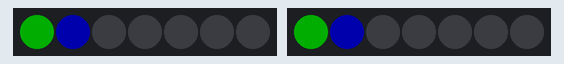
A sketch run on a simulated Arduino Uno, built with avr-gcc and run on an emulated ATmega328P. Parts: 2 × 7 RGB LEDs in strip order, left to right. Dim RGB values are drawn brighter than linear.

Above: at 0.01 s.
At 4.48 s:
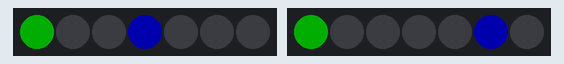
At 9.24 s:
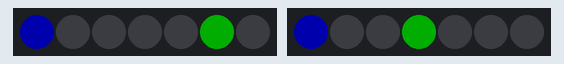
At 11.55 s:
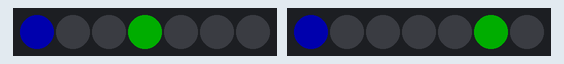
At 13.86 s:
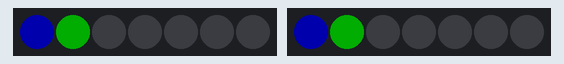
At 18.47 s:
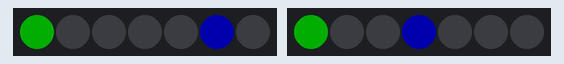
Timing chart, 0 to 40.0 s (numbered marks = the images above):
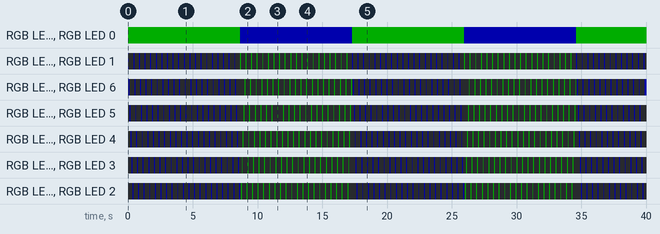

The sketch:

SkullEyes.ino
```cpp
#include <Adafruit_NeoPixel.h>
#include "Globals.h"

#include "ColorFunctions.h"
#include "Episodes.h"
#include "Helper.h"

#include "Callibrate.h"

#define PINRIGHT 3
#define PINLEFT  2
#define PINCOUNT 7

#define EPISODE_TIME 60 // in seconds

const unsigned int timebase = 50;

typedef Adafruit_NeoPixel NeoPixel;

//unsigned long previousTime = 0;

NeoPixel rightEye = NeoPixel(PINCOUNT, PINRIGHT, NEO_GRB + NEO_KHZ800);
NeoPixel leftEye = NeoPixel(PINCOUNT, PINLEFT, NEO_GRB + NEO_KHZ800);


void setup()
{
  //This is for Neopixel Setup
  rightEye.begin();
  leftEye.begin();
  rightEye.show(); // Initialize all pixels to 'off'
  leftEye.show();  // Initialize all pixels to 'off
}

void loop()
{

  rightEye.setBrightness(50);
  leftEye.setBrightness(50);

  //  int pin = 6;
  //  showLed(&leftEye,pin, green);
  //  showLed(&rightEye,mirror(pin), green);

  //  ghostlyShimmer(&leftEye, &rightEye, EPISODE_TIME);
  //
  //  delay(5 * timebase);
  //
  //  hellBlink(&leftEye, &rightEye, EPISODE_TIME);
  //
  //  delay(5 * timebase);
  //
  evilRoll(&leftEye, &rightEye, EPISODE_TIME);

  delay(5 * timebase);
  //
  //  evilFade(&leftEye, &rightEye, EPISODE_TIME);
  //
  //  delay(5 * timebase);
}
```

Callibrate.cpp
```cpp
#include "Callibrate.h"

void showLed(Adafruit_NeoPixel* strip, int ledNumber, uint32_t color)
{
    strip->setPixelColor(ledNumber, color);
    strip->show();

}
```

Callibrate.h
```cpp
#ifndef CALLIBRATE_H
#define CALLIBRATE_H

#include <Adafruit_NeoPixel.h>

void showLed(Adafruit_NeoPixel* strip, int ledNumber, uint32_t color);

#endif // CALLIBRATE_H
```

ColorFunctions.cpp
```cpp
#include "ColorFunctions.h"

void rotate(Adafruit_NeoPixel* strip, int rotateDelay, uint32_t ringColor, uint32_t centerColor, bool erase)
{

  if(erase)
  {
    for(int i = 0; i <= 7; i++)
      strip->setPixelColor(i, 0, 0, 0);
  }

  strip->setPixelColor(0, centerColor);

   uint16_t pixelCount = strip->numPixels();

  for(uint16_t i = 1; i < pixelCount; i++)
  {
    strip->setPixelColor(i, ringColor);
    strip->show();
    delay(rotateDelay);
  }
}

void showAll(Adafruit_NeoPixel* strip, uint32_t color)
{
  uint16_t pixelCount = strip->numPixels();

  for(unsigned int i = 0; i < pixelCount; i++)
    strip->setPixelColor(i, color);

  strip->show();
}

void showRing(Adafruit_NeoPixel* strip, uint32_t color, uint32_t innerColor)
{
  uint16_t pixelCount = strip->numPixels();

  for(unsigned int i = 1; i < pixelCount; i++)
    strip->setPixelColor(i, color);

  strip->setPixelColor(0, innerColor);
  strip->show();
}

uint32_t colorFromWheelPosition(byte WheelPosition)
{
    WheelPosition = WheelPosition % 256;
    uint32_t resultColor = 0;

    if(WheelPosition < 85)
    {
        resultColor = Adafruit_NeoPixel::Color(255 - WheelPosition * 3, 0, WheelPosition * 3);
    }
    else if(WheelPosition < 170)
    {
        WheelPosition -= 85;
        resultColor = Adafruit_NeoPixel::Color(0, WheelPosition * 3, 255 - WheelPosition * 3);
    }
    else
    {
        WheelPosition -= 170;
        resultColor = Adafruit_NeoPixel::Color(WheelPosition * 3, 255 - WheelPosition * 3, 0);
    }

    return resultColor;
}
```

ColorFunctions.h
```cpp
#ifndef COLORSHOW_H
#define COLORSHOW_H

#include <Adafruit_NeoPixel.h>

void rotate(Adafruit_NeoPixel* strip, int rotateDelay, uint32_t ringColor, uint32_t centerColor, bool erase = false);
void showAll(Adafruit_NeoPixel* strip, uint32_t color);
void showRing(Adafruit_NeoPixel* strip, uint32_t color, uint32_t innerColor = 0);
uint32_t colorFromWheelPosition(byte WheelPosition);


#endif // COLORSHOW_H
```

Episodes.cpp
```cpp
#include "Episodes.h"

#include "ColorFunctions.h"

#include "Helper.h"


const unsigned int timebase = 50;

void hellBlink(NeoPixel* leftEye, NeoPixel* rightEye, ulong duration)
{
  ulong timeSave = millis();
  const ulong millisecons = duration * 1000;

  while (timeSave + millisecons > millis())
  {

    showRing(rightEye, blue, red);
    showRing(leftEye, blue, red);
    delay(timebase);

    showAll(rightEye, black);
    showAll(leftEye, black);
    delay(timebase);

    showRing(rightEye, blue);
    showRing(leftEye, blue);
    delay(timebase);

    showAll(rightEye, black);
    showAll(leftEye, black);
    delay(timebase);
  }

}

void evilRoll(NeoPixel* leftEye, NeoPixel* rightEye, ulong duration)
{
  ulong timeSave = millis();
  const ulong millisecons = duration * 1000;
  const unsigned int rotationTimebase = 70;

  while (timeSave + millisecons > millis())
  {

    for (int j = 0; j < 20; ++j)
    {
      for (int i = 1; i < 7; ++i)
      {
        showAll(rightEye, black);
        showAll(leftEye, black);

        rightEye->setPixelColor(i, blue);
        rightEye->setPixelColor(0, green);
        rightEye->show();

        leftEye->setPixelColor(mirror(i), blue);
        leftEye->setPixelColor(0, green);
        leftEye->show();
        delay(rotationTimebase);
      }
    }

    for (int j = 0; j < 20; ++j)
    {
      for (int i = 1; i < 7; ++i)
      {
        showAll(rightEye, black);
        showAll(leftEye, black);

        rightEye->setPixelColor(mirror(i), green);
        rightEye->setPixelColor(0, blue);
        rightEye->show();

        leftEye->setPixelColor(i, green);
        leftEye->setPixelColor(0, blue);
        leftEye->show();
        delay(rotationTimebase);
      }
    }
  }

  showAll(rightEye, black);
  showAll(leftEye, black);
}

void evilFade(NeoPixel* leftEye, NeoPixel* rightEye, ulong duration)
{
  ulong timeSave = millis();
  //uint32_t fadeColor = blue;
  const ulong millisecons = duration * 1000;

  while (timeSave + millisecons > millis())
  {
    // Red
    showAll(leftEye, Adafruit_NeoPixel::Color(255, 0, 0));
    showAll(rightEye, Adafruit_NeoPixel::Color(255, 0, 0));
    delay(500);

    for (int i = 255; i >= 0; --i)
    {
      uint32_t fadeColor = Adafruit_NeoPixel::Color(i, 0, 0);
      showAll(leftEye, fadeColor);
      showAll(rightEye, fadeColor);
      delay(2);
    }

    delay(500);

    // Green
    showAll(leftEye, Adafruit_NeoPixel::Color(0, 255, 0));
    showAll(rightEye, Adafruit_NeoPixel::Color(0, 255, 0));
    delay(500);

    for (int i = 255; i >= 0; --i)
    {
      uint32_t fadeColor = Adafruit_NeoPixel::Color(0, i, 0);
      showAll(leftEye, fadeColor);
      showAll(rightEye, fadeColor);
      delay(2);
    }

    delay(500);

    // Green
    showAll(leftEye, Adafruit_NeoPixel::Color(0, 0, 255));
    showAll(rightEye, Adafruit_NeoPixel::Color(0, 0, 255));
    delay(500);

    for (int i = 255; i >= 0; --i)
    {
      uint32_t fadeColor = Adafruit_NeoPixel::Color(0, 0, i);
      showAll(leftEye, fadeColor);
      showAll(rightEye, fadeColor);
      delay(2);
    }

    delay(500);
  }
}

void ghostlyShimmer(NeoPixel* leftEye, NeoPixel* rightEye, ulong duration)
{
  ulong timeSave = millis();
  byte colorWheel = 0;
  byte helpcounter = 0;
  const ulong millisecons = duration * 1000;

  while (timeSave + millisecons > millis())
  {
    rightEye->setPixelColor(1, colorFromWheelPosition(colorWheel));
    leftEye->setPixelColor(1, colorFromWheelPosition(colorWheel));
    rightEye->setPixelColor(2, colorFromWheelPosition(colorWheel));
    leftEye->setPixelColor(2, colorFromWheelPosition(colorWheel));
    rightEye->setPixelColor(6, colorFromWheelPosition(colorWheel));
    leftEye->setPixelColor(6, colorFromWheelPosition(colorWheel));
    rightEye->setPixelColor(0, red);
    leftEye->setPixelColor(0, red);
    rightEye->show();
    leftEye->show();

    if (helpcounter % 20 == 0)
      colorWheel++;

    ++helpcounter;
  }
}
```

Episodes.h
```cpp
#ifndef EPISODES_H
#define EPISODES_H

#include <Arduino.h>
#include <Adafruit_NeoPixel.h>

#include "Globals.h"

void hellBlink(NeoPixel* leftEye, NeoPixel* rightEye, ulong duration);
void evilRoll(NeoPixel* leftEye, NeoPixel* rightEye, ulong duration);
void evilFade(NeoPixel* leftEye, NeoPixel* rightEye, ulong duration);
void ghostlyShimmer(NeoPixel* leftEye, NeoPixel* rightEye, ulong duration);

#endif // EPISODES_H
```

Globals.h
```cpp
#ifndef COLORS_H
#define COLORS_H

typedef Adafruit_NeoPixel NeoPixel;
typedef unsigned long ulong;

const uint32_t red       = Adafruit_NeoPixel::Color(255, 0, 0); //Red
const uint32_t purple    = Adafruit_NeoPixel::Color(255, 0, 255); //Purple
const uint32_t purplered = Adafruit_NeoPixel::Color(255, 0, 127); //Purple
const uint32_t green     = Adafruit_NeoPixel::Color(0,255,0);
const uint32_t cyan      = Adafruit_NeoPixel::Color(0,255,255);
const uint32_t blue      = Adafruit_NeoPixel::Color(0,0,255);
const uint32_t yellow    = Adafruit_NeoPixel::Color(255,127,0);
const uint32_t black     = Adafruit_NeoPixel::Color(0,0,0);
const uint32_t white     = Adafruit_NeoPixel::Color(255,255,255);

#endif // COLORS_H
```

Helper.cpp
```cpp
#include "Helper.h"

int mirror(int pin)
{
  int result = 0;

  if ((pin < 7) && ( pin > 1))
  {

    result = 8 - pin;
  }

  if(pin == 1)
    result = 1;

  return result;
}
```

Helper.h
```cpp
#ifndef HELPER_H
#define HELPER_H

int mirror(int pin);

#endif // HELPER_H
```

Measured:
- by itself, RGB LED 0, RGB LED 0: alternates RGB(0, 50, 0) for 8.7 s and RGB(0, 0, 50) for 8.7 s
- by itself, everything shown: repeats every 17.3 s, in 240 steps
